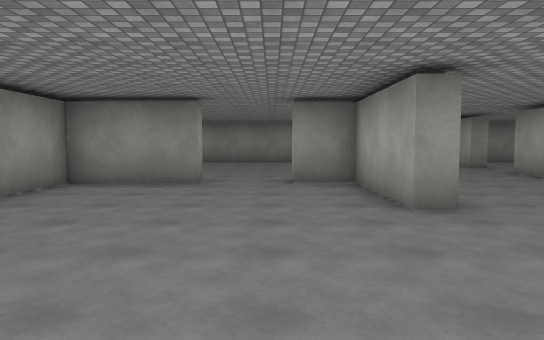
View 1 (above)

24 first-person views from a walk through a Unity game level. The camera is 1.5 m above the floor, tilts 4° down and sees 70° across. The floor is counted in squares, 2 m on a side. Each view is taken from the middle of a square. On the plan, view 1 faces up. The plan holds only what a view shows up to about 12 squares ahead; the rest is blank. The place goes on beyond the plan. The player character is not drawn. Door leaves are left out, so doorways stand open. Surface patterns are stand-ins for the level's own textures.

View 2
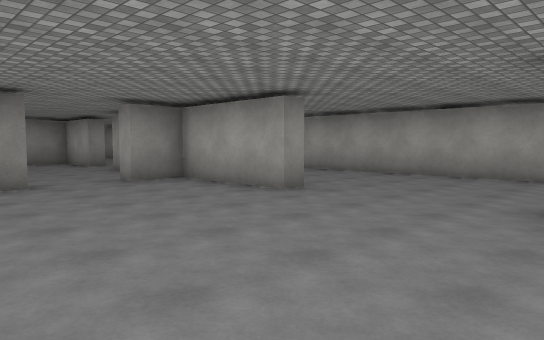

View 3
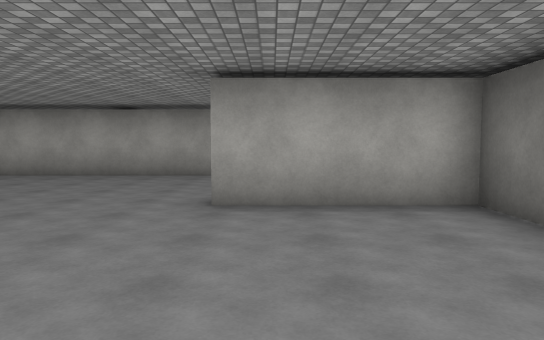

View 4
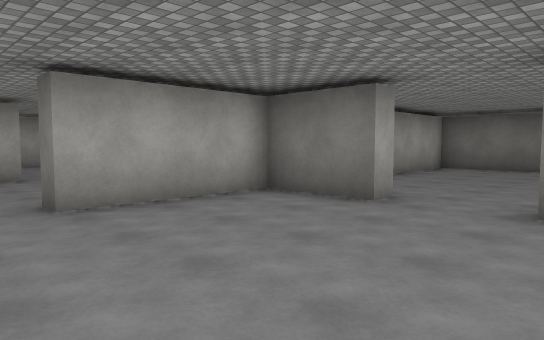

View 5
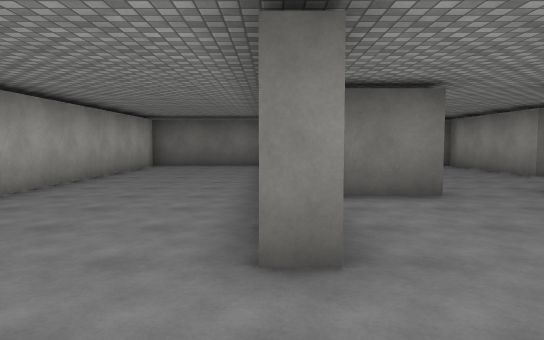

View 6
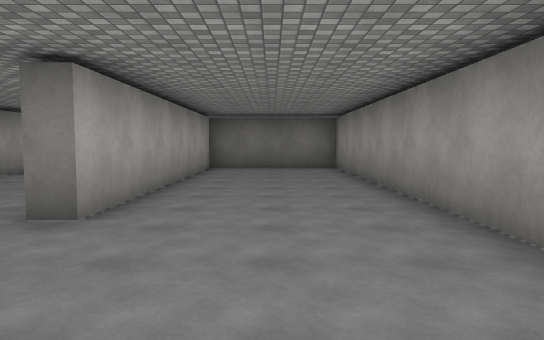

View 7
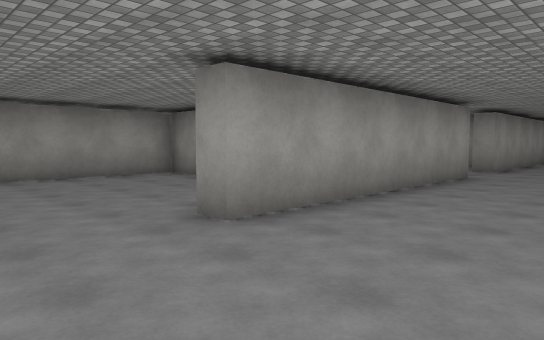

View 8
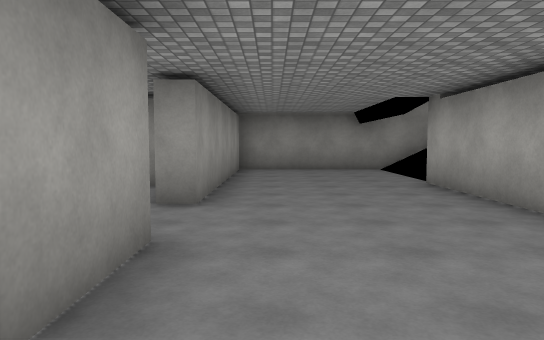

View 9
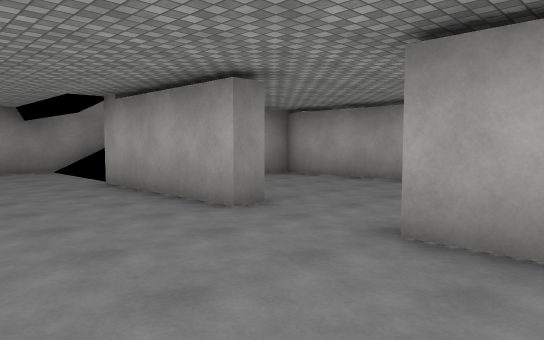

View 10
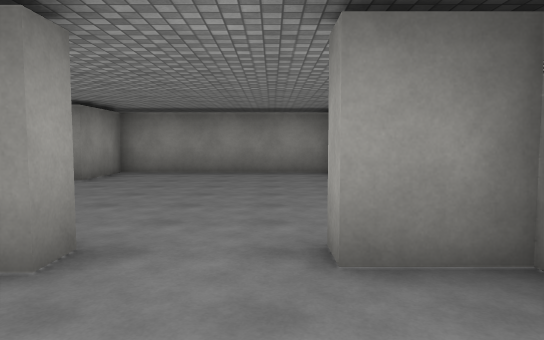

View 11
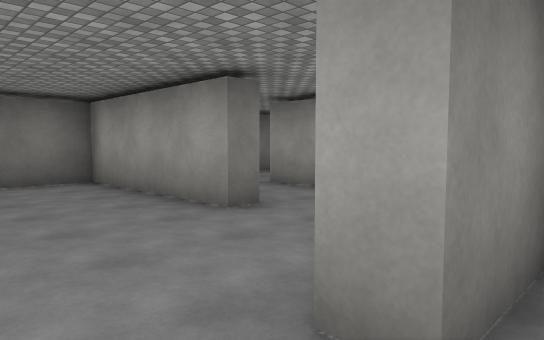

View 12
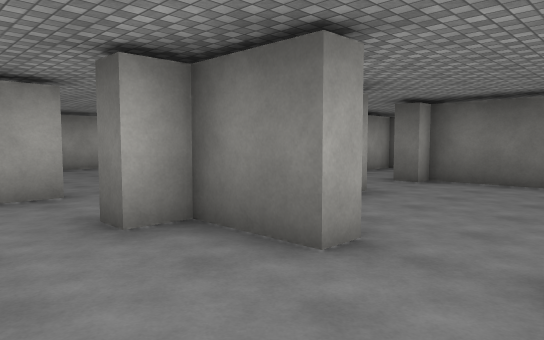

View 13
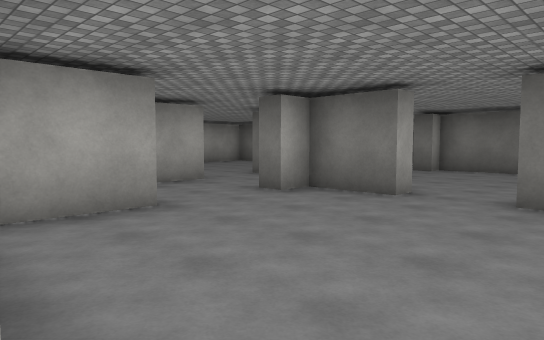

View 14
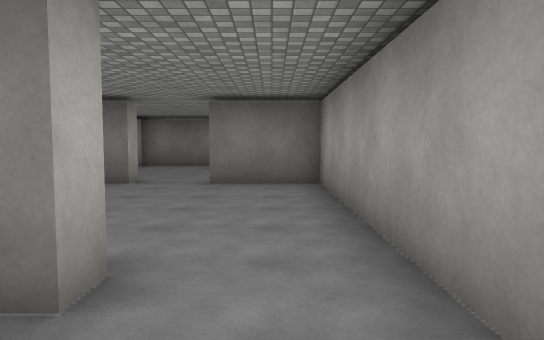

View 15
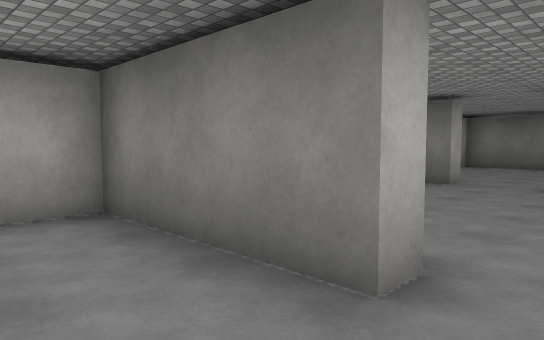

View 16
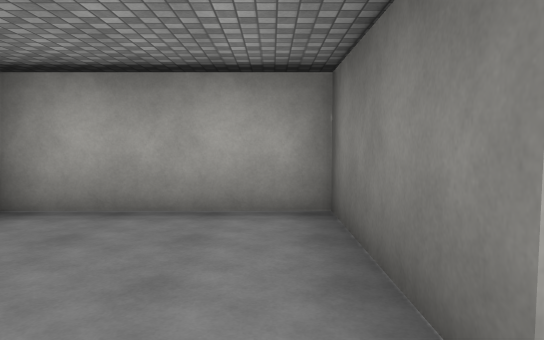

View 17
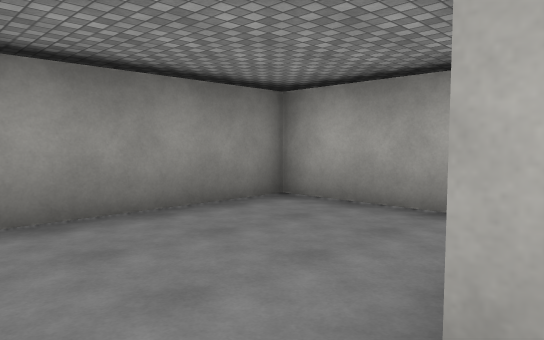

View 18
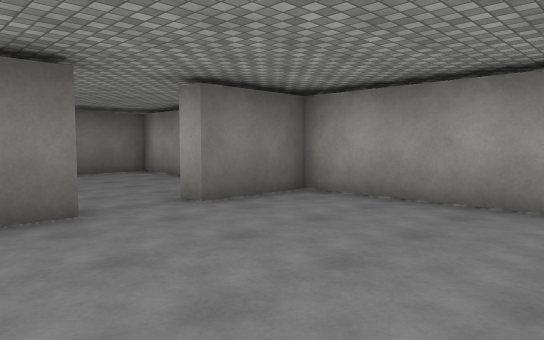

View 19
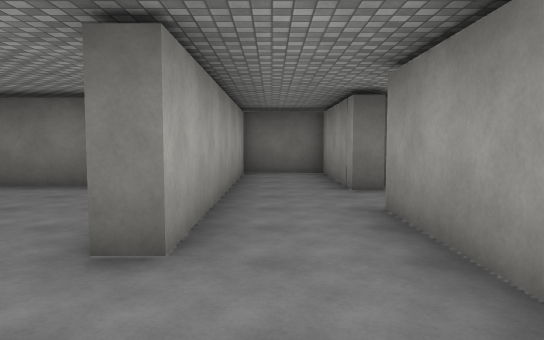

View 20
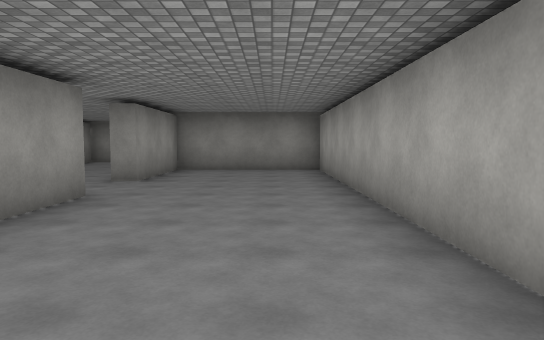

View 21
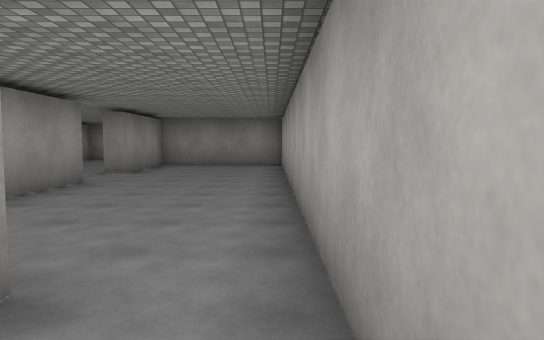

View 22
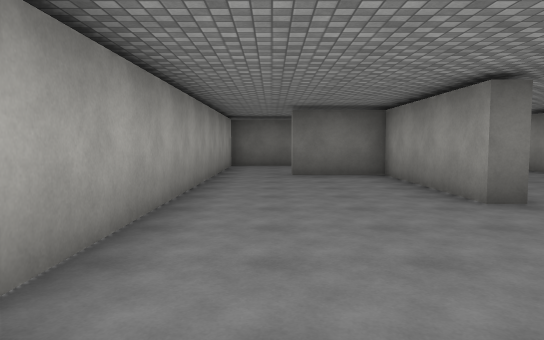

View 23
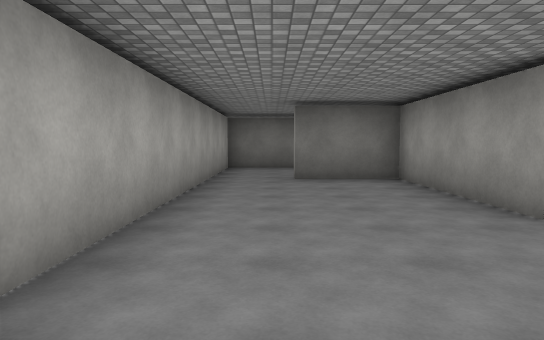

View 24
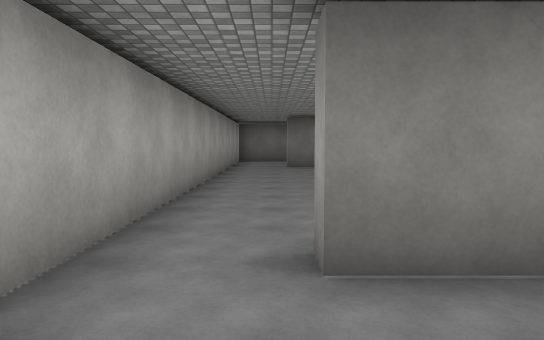

### Floor plan
Ten units are one square. View 1 is at (0, 0); x grows to the right and y downward. Boxes are objects, and circles mark ways between rooms. Rooms are numbered by the first view taken in them; rooms with no view inside come last. Other rooms are left out.
<svg viewBox="-124 -194 232 325">
<path fill="none" stroke="#000" d="M21 -110 21 -43 16 -43 16 -73 4 -73 4 -79M-14 -78 -14 -73 -38 -73 -38 -35M59 -115 59 -152M59 0 59 -95M21 6 21 96 59 96 59 17M-4 30 -4 25 16 25 16 -7 21 -7M-38 25 -22 25 -22 30M74 -189 21 -189 21 -127 15 -127M-68 14 -68 -4M-84 48 -84 41 -68 41M-119 -4 -119 41 -99 41 -99 46M-101 -8 -101 -13 -68 -13 -68 -50 -104 -50M-119 -19 -119 -4M-43 38 -43 26M-68 34 -62 34M-63 48 -63 74M-68 91 -63 91 -63 126 -43 126 -43 55M64 -95 64 -71M74 -39 87 -39 87 -34M103 -35 103 -147 64 -147 64 -115 59 -115M59 17 64 17 64 60 85 60M103 54 103 -35M-43 55 -38 55 -38 96 16 96 16 54M16 -104 16 -110M15 -147 -38 -147 -38 -126M-119 79 -119 96 -68 96 -68 91M82 96 103 96 103 54M85 60 85 64"/>
<circle cx="60" cy="-105" r="3" fill="#2a7"/>
<circle cx="60" cy="5" r="3" fill="#2a7"/>
<circle cx="-15" cy="30" r="3" fill="#2a7"/>
<circle cx="-5" cy="-80" r="3" fill="#2a7"/>
<circle cx="20" cy="-115" r="3" fill="#2a7"/>
<circle cx="-110" cy="-10" r="3" fill="#2a7"/>
<circle cx="-60" cy="25" r="3" fill="#2a7"/>
<circle cx="-90" cy="40" r="3" fill="#2a7"/>
<circle cx="-40" cy="45" r="3" fill="#2a7"/>
<circle cx="-70" cy="85" r="3" fill="#2a7"/>
<circle cx="95" cy="-40" r="3" fill="#2a7"/>
<circle cx="95" cy="60" r="3" fill="#2a7"/>
<text x="40" y="-60">1</text>
<text x="-90" y="20">2</text>
<text x="-90" y="-30">3</text>
<text x="-50" y="30">4</text>
<text x="80" y="-90">5</text>
<text x="80" y="10">6</text>
<text x="-10" y="60">7</text>
<text x="-10" y="-120">8</text>
<text x="-90" y="70">9</text>
<text x="90" y="80">10</text>
</svg>
Room 1 opens to room 5. Room 1 opens to room 6. Room 1 opens to room 7. Room 1 opens to room 8. Room 2 opens to room 3. Room 2 opens to room 4. Room 2 opens to room 9. Room 4 opens to room 7. Room 4 opens to room 9. Room 5 opens to room 6. Room 6 opens to room 10.

Where each view was taken, in squares from view 1:
view 1: 0 up, 0 right, facing up
view 2: 0 up, 3 left, facing up-right
view 3: 0 up, 3 left, facing right
view 4: 2 up, 3 left, facing down-right
view 5: 3 up, 2 right, facing down
view 6: 2 up, 4 right, facing down
view 7: 2 up, 5 right, facing up-left
view 8: 8 up, 3 right, facing up
view 9: 8 up, 3 right, facing up-right
view 10: 5 up, 0 right, facing up
view 11: 2 down, 1 left, facing down-left
view 12: 2 down, 10 left, facing down-right
view 13: 1 up, 11 left, facing down-right
view 14: 3 up, 11 left, facing down
view 15: 3 up, 11 left, facing down-right
view 16: 2 up, 11 left, facing right
view 17: 1 up, 11 left, facing up-right
view 18: 0 up, 7 left, facing down-left
view 19: 3 down, 5 left, facing down
view 20: 4 up, 9 right, facing up
view 21: 2 up, 10 right, facing up
view 22: 3 up, 9 right, facing down
view 23: 2 up, 9 right, facing down
view 24: 6 up, 9 right, facing down
